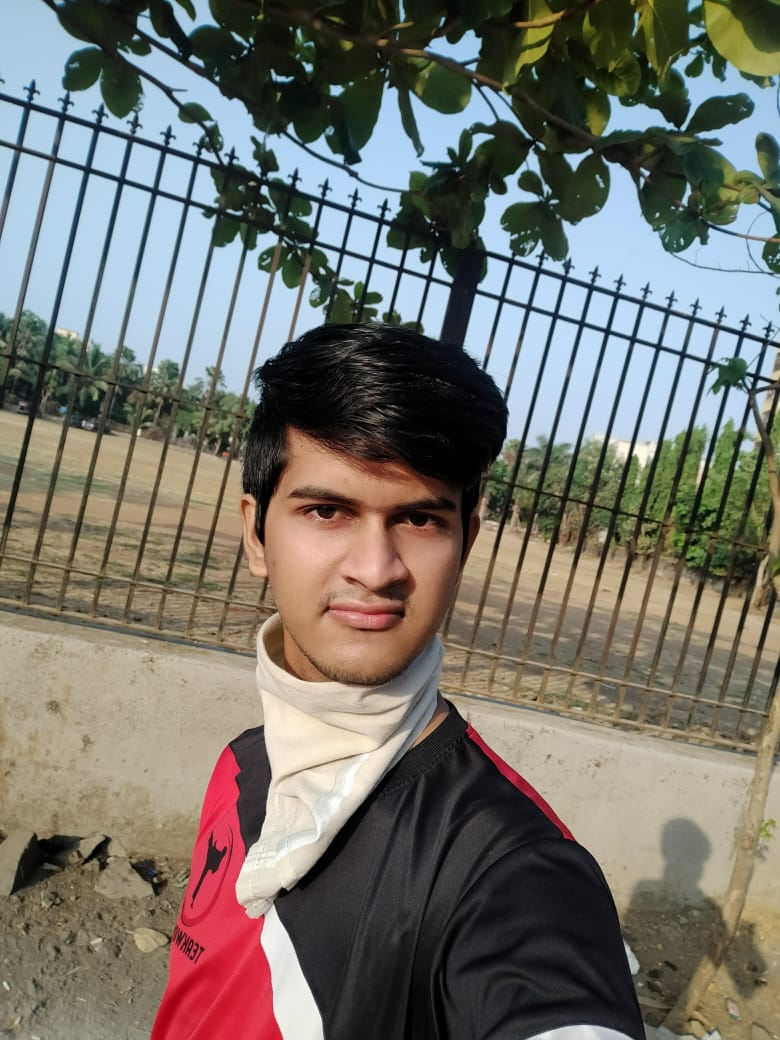
#> input picture Pencil Sketch/shivam.jpg, 780 x 1040 px
$ jupyter execute Pencil_Sketch.ipynb
#> lines starting #> are read from the running program, lines starting #| are printed output that depends on the picture
<a href="https://colab.research.google.com/github/shivam92211/Computer-Vision/blob/main/Pencil%20Sketch/Pencil_Sketch.ipynb" target="_parent"></a>

[cell 1]
import cv2
from google.colab.patches import cv2_imshow

[cell 2]
image = cv2.imread("shivam.jpg")
#> image is the input picture: shape (1040, 780, 3); mean B, G, R 106.5, 114, 116.6
cv2_imshow(image)
cv2.waitKey(0)

[cell 3]
# Read the image
image = cv2.imread("shivam.jpg")

# Check if the image loaded successfully
if image is not None:
    # Convert the image to grayscale
    gray_image = cv2.cvtColor(image, cv2.COLOR_BGR2GRAY)
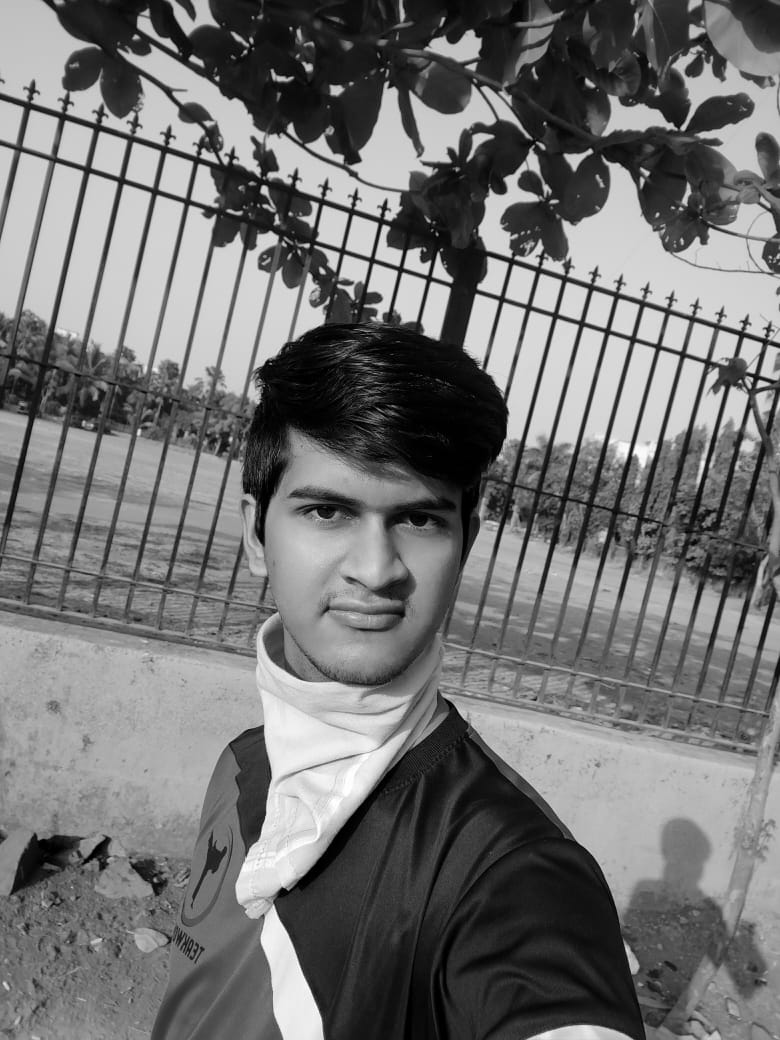
#> gray_image: shape (1040, 780); min 0, max 255, mean 113.9

    # Display the grayscale image
    cv2_imshow(gray_image)
else:
    print("Image not loaded. Check the file path.")

[cell 4]
inverted_image = 255 - gray_image
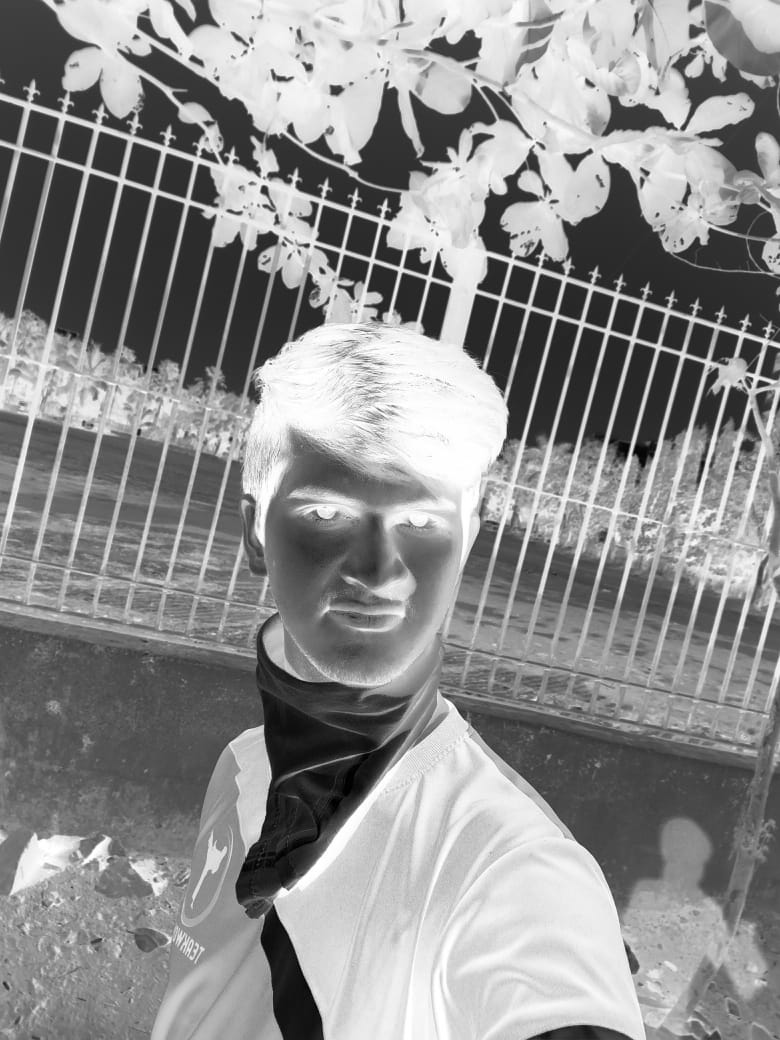
#> inverted_image: shape (1040, 780); min 0, max 255, mean 141.1
cv2_imshow(inverted_image)
cv2.waitKey()

[cell 5]
blurred = cv2.GaussianBlur(inverted_image, (21, 21), 0)
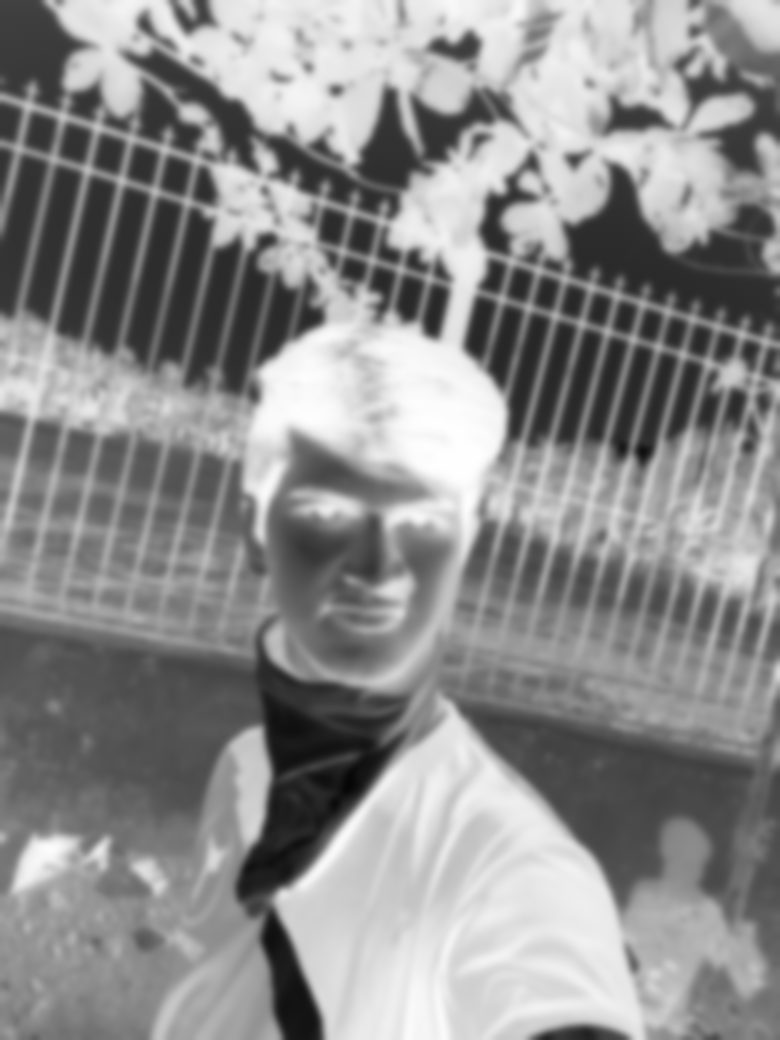
#> blurred: shape (1040, 780); min 5, max 254, mean 141.1

[cell 6]
inverted_blurred = 255 - blurred
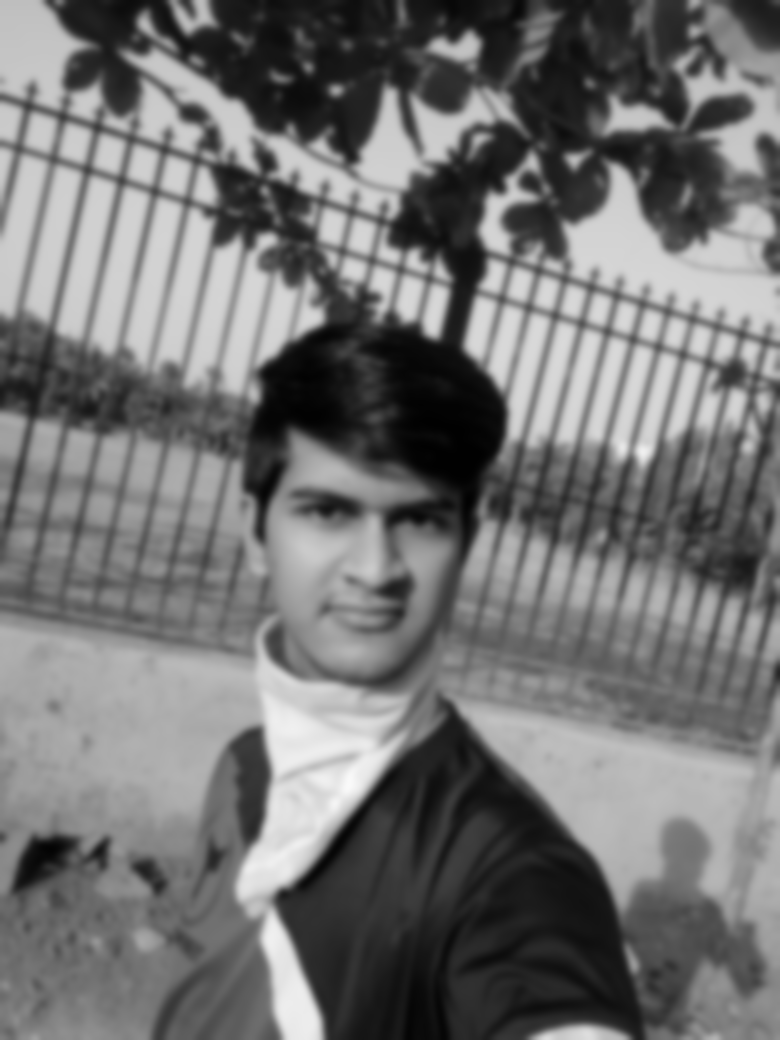
#> inverted_blurred: shape (1040, 780); min 1, max 250, mean 113.9
pencil_sketch = cv2.divide(gray_image, inverted_blurred, scale=256.0)
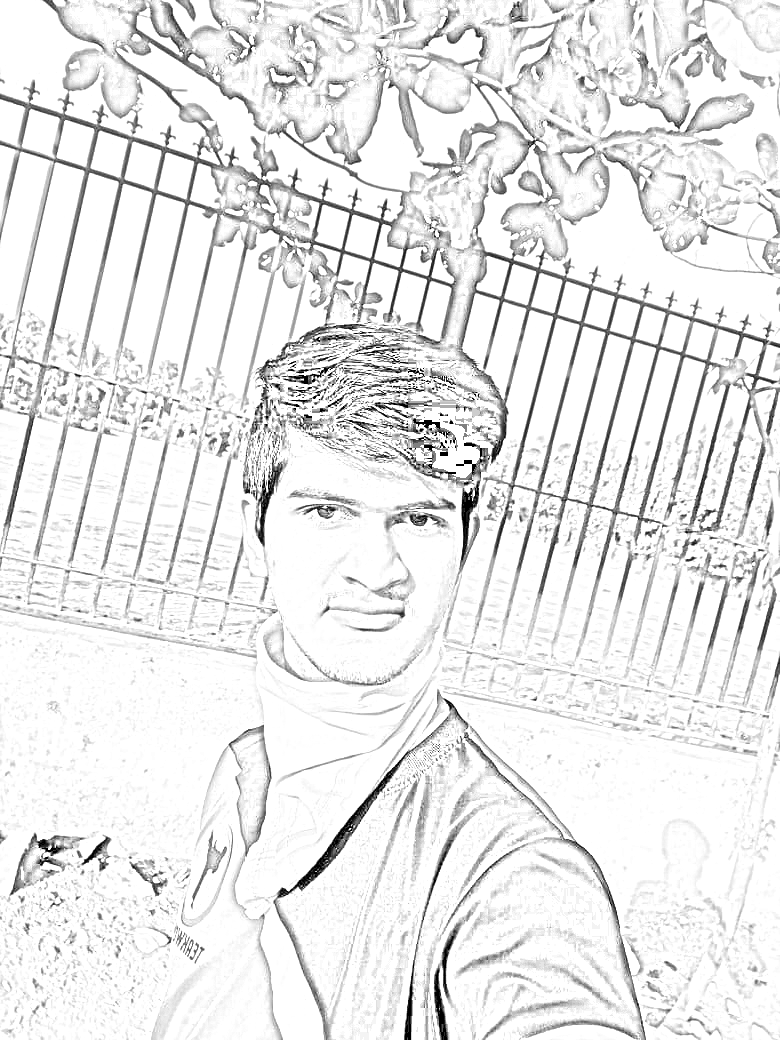
#> pencil_sketch: shape (1040, 780); min 0, max 255, mean 232.3
cv2_imshow(pencil_sketch)
cv2.waitKey(0)
